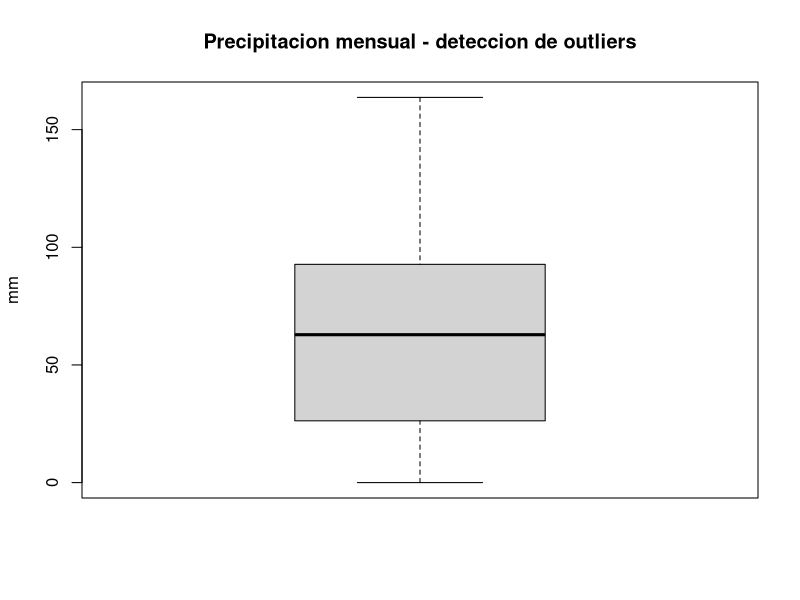

This chart was generated by the following R code: (Note: this script raises an error after producing the figure.)
# =============================================================================
# CURSO DE R — LABORATORIO DE GEOGRAFÍA FÍSICA Y AMBIENTAL (FHUC-UNL)
# Introducción a R para el Análisis Estadístico, Gráfico y Espacial
# -----------------------------------------------------------------------------
# Adrián Contursi Reynoso | acontursi@fhuc.unl.edu.ar
# Facultad de Humanidades y Ciencias - Universidad Nacional del Litoral
# Repositorio: https://github.com/acontursi/curso-r-lab-geo
# Actualizado: 2026-08-24
# Licencia:    CC BY-NC-SA 4.0 — se permite compartir y adaptar citando la
#              fuente, sin fines comerciales
# =============================================================================

# =============================================================================
# Sesión 1: Bloque 3 (60 min)
# Estadística descriptiva aplicada: tendencia central, dispersión, outliers,
# correlación y una prueba de comparación (t-test / ANOVA)
# =============================================================================
#
# OBJETIVO DE ESTE BLOQUE
# Calcular e INTERPRETAR estadísticos descriptivos y una prueba de
# comparación simple. El foco está en la lectura del resultado, no en la
# demostración matemática de cada fórmula.

library(dplyr)

datos <- read.csv("data/datos_climaticos_santafe.csv")

# -----------------------------------------------------------------------------
# 1. Medidas de tendencia central y dispersión
# -----------------------------------------------------------------------------
# Sobre la temperatura media mensual, en todo el dataset:
media_temp   <- mean(datos$temperatura_media_c)
mediana_temp <- median(datos$temperatura_media_c)
sd_temp      <- sd(datos$temperatura_media_c)     # desvío estándar
rango_temp   <- range(datos$temperatura_media_c)  # mínimo y máximo

cat("Media:", round(media_temp, 2), "°C\n")
cat("Mediana:", round(mediana_temp, 2), "°C\n")
cat("Desvío estándar:", round(sd_temp, 2), "°C\n")
cat("Rango:", rango_temp[1], "a", rango_temp[2], "°C\n")


# summary() da varios de estos estadísticos de una sola vez
summary(datos$temperatura_media_c)

# ¿Cómo se interpreta un desvío estándar alto vs. bajo?
# Un sd bajo indica que los valores están concentrados cerca de la media
# (poca variabilidad estacional o entre sitios); un sd alto indica lo
# contrario. Comparemos temperatura (con fuerte estacionalidad) contra
# precipitación (más errática):
sd(datos$temperatura_media_c)
sd(datos$precipitacion_mm)

# -----------------------------------------------------------------------------
# 2. Detección de outliers (valores atípicos)
# -----------------------------------------------------------------------------
# Método del rango intercuartílico (IQR): un valor es outlier si está por
# fuera de [Q1 - 1.5*IQR, Q3 + 1.5*IQR]
q <- quantile(datos$precipitacion_mm, probs = c(0.25, 0.75))
iqr <- IQR(datos$precipitacion_mm)
limite_inferior <- q[1] - 1.5 * iqr
limite_superior <- q[2] + 1.5 * iqr

outliers <- datos |> filter(precipitacion_mm < limite_inferior | precipitacion_mm > limite_superior)
cat("Límite superior de precipitación 'normal':", round(limite_superior, 1), "mm\n")
cat("Cantidad de meses considerados outliers:", nrow(outliers), "\n")
outliers

# Un boxplot es la forma visual más directa de detectar esto (se retoma en
# el Bloque 5, gráficos)
boxplot(datos$precipitacion_mm, main = "Precipitacion mensual - deteccion de outliers",
        ylab = "mm")

# -----------------------------------------------------------------------------
# 3. Correlación entre variables
# -----------------------------------------------------------------------------
# ¿Existe relación entre temperatura y precipitación?
correlacion <- cor(datos$temperatura_media_c, datos$precipitacion_mm)
cat("Correlación temperatura-precipitación:", round(correlacion, 2), "\n")

# Interpretación de referencia (regla de uso común, no una ley matemática):
#   |r| < 0.3        relación débil o nula
#   0.3 <= |r| < 0.6  relación moderada
#   |r| >= 0.6        relación fuerte
# El signo indica la dirección: positivo = ambas suben juntas;
# negativo = cuando una sube, la otra baja.

# cor.test() además da un test de significancia (p-valor)
cor.test(datos$temperatura_media_c, datos$precipitacion_mm)

# -----------------------------------------------------------------------------
# 4. Comparación entre grupos: ¿difiere la precipitación según el sitio?
# -----------------------------------------------------------------------------
# Con más de dos grupos (6 sitios), la prueba adecuada es ANOVA, no t-test.
# H0 (hipótesis nula): la precipitación media es igual en los 6 sitios.

anova_precip <- aov(precipitacion_mm ~ sitio, data = datos)
summary(anova_precip)

# ¿Cómo leer la tabla de ANOVA?
# - Buscar la fila "sitio" y su columna Pr(>F): es el p-valor.
# - Si p-valor < 0.05 (umbral convencional): se rechaza H0, es decir, HAY
#   evidencia de que al menos un sitio difiere de los demás en precipitación.
# - Si p-valor >= 0.05: no hay evidencia suficiente de diferencia entre sitios.

# -----------------------------------------------------------------------------
# 5. Comparación entre DOS grupos puntuales: t-test
# -----------------------------------------------------------------------------
# Ejemplo: ¿difiere la temperatura entre Reconquista (norte) y Venado Tuerto
# (sur), las localidades más extremas del gradiente?
datos_dos_sitios <- datos |> filter(sitio %in% c("Reconquista", "Venado Tuerto"))

t_test_resultado <- t.test(temperatura_media_c ~ sitio, data = datos_dos_sitios)
t_test_resultado

# Misma lógica de lectura: revisar el p-value. Un p-value muy bajo (por
# ejemplo < 0.001) indica una diferencia estadísticamente muy poco probable
# de deberse al azar.

# -----------------------------------------------------------------------------
# 6. Armar una tabla resumen con los resultados (para usar en el paper)
# -----------------------------------------------------------------------------
tabla_resultados <- tibble::tibble(
  analisis = c("Correlación temp-precip", "ANOVA precipitación~sitio",
               "t-test temperatura Reconquista vs. Venado Tuerto"),
  estadistico = c(
    round(correlacion, 2),
    round(summary(anova_precip)[[1]][["F value"]][1], 2),
    round(t_test_resultado$statistic, 2)
  ),
  p_valor = c(
    round(cor.test(datos$temperatura_media_c, datos$precipitacion_mm)$p.value, 4),
    round(summary(anova_precip)[[1]][["Pr(>F)"]][1], 4),
    round(t_test_resultado$p.value, 4)
  )
)

tabla_resultados

write.csv(tabla_resultados, "sesion-1-datos-estadistica-graficos/tabla_resultados_estadisticos.csv",
          row.names = FALSE)

# -----------------------------------------------------------------------------
# 7. Ejercicio con datos propios
# -----------------------------------------------------------------------------
# a) Calculá media, mediana y desvío estándar de tu variable numérica principal.
# b) Identificá si hay outliers con el método del IQR.
# c) Elegí dos variables numéricas y calculá su correlación.
# d) Si tenés un factor de agrupamiento con 2 niveles, corré un t.test();
#    si tiene 3 o más, corré un aov().
